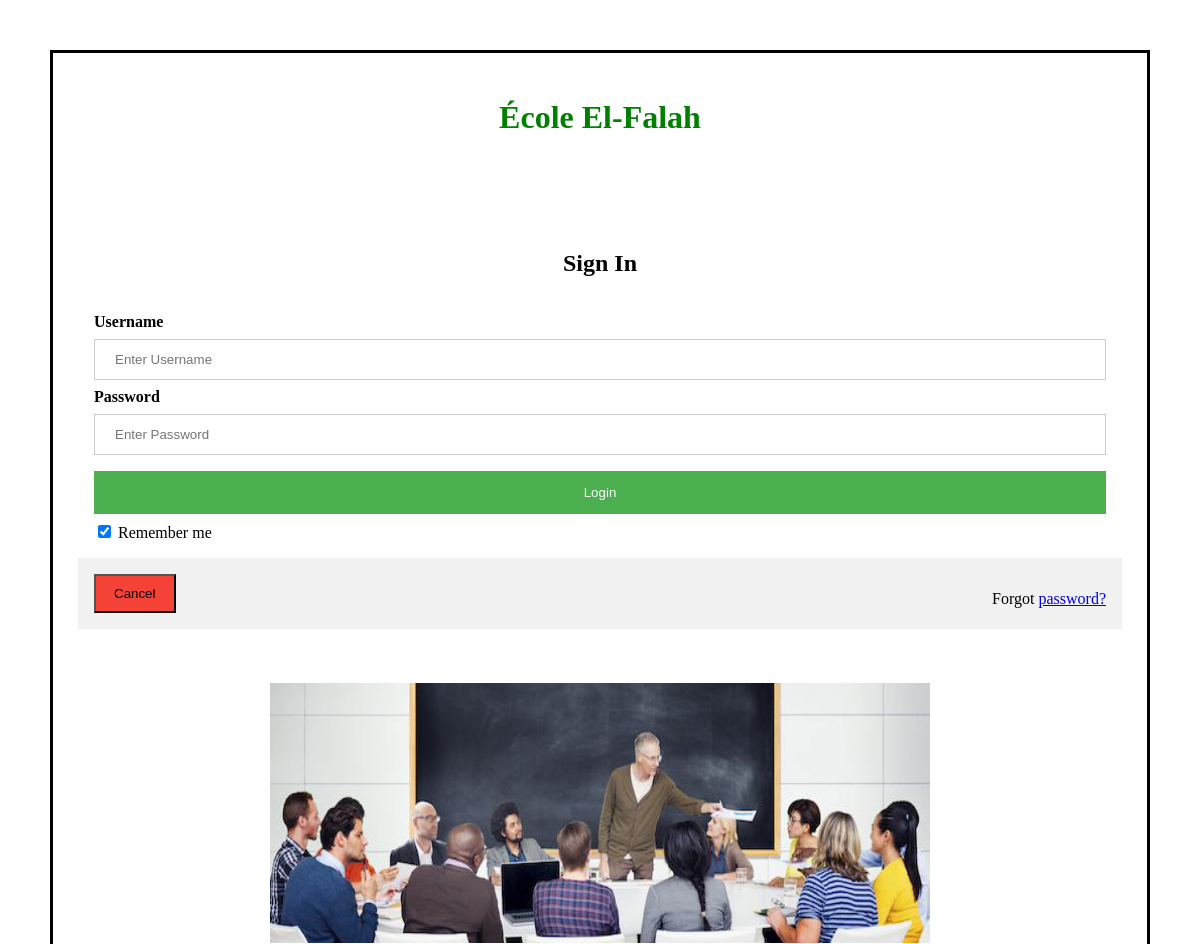
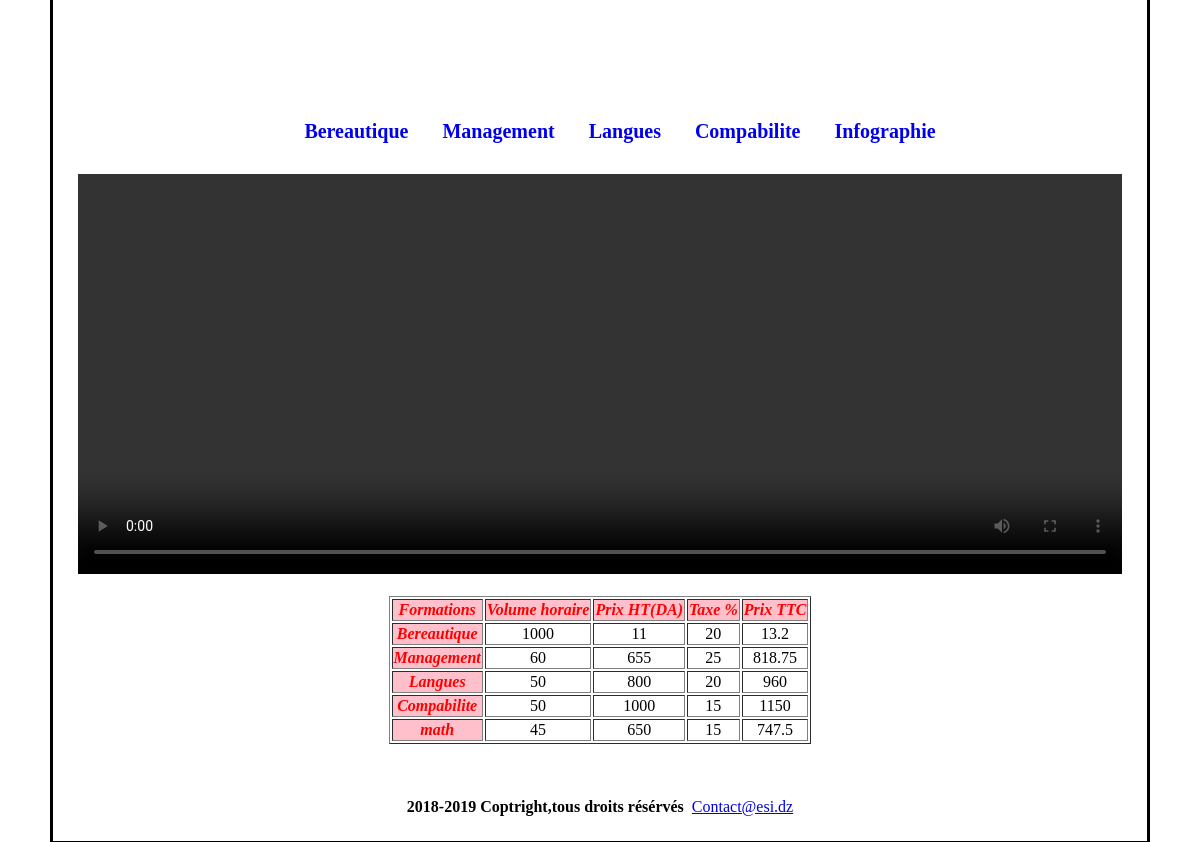
/project/sous-sites/3/6/index.php, run on the app's committed database (2 pictures, top to bottom).
### tables this page shows
CREATE TABLE `type_formation` (
  `st1` varchar(20) DEFAULT NULL,
  `st2` varchar(20) DEFAULT NULL,
  `ID` int(11) NOT NULL
);

CREATE TABLE `formations` (
  `Volume_horaire` int(11) DEFAULT NULL,
  `Prix` int(11) DEFAULT NULL,
  `Taxe` int(11) DEFAULT NULL,
  `Nom` varchar(20) DEFAULT NULL,
  `ID` int(11) NOT NULL,
  `IDD` int(11) NOT NULL,
  `id_categorie` int(11) NOT NULL,
  `id_ecole` varchar(20) NOT NULL
);

### project/sous-sites/3/6/index.php (the view, shortened to what this page needs)
<!DOCTYPE html>
<head>
<link href="View/public/css/external.css" rel="stylesheet" type="text/css" />
</head>
<?php
include("view/includes/variables.php");
include("config/connection.php");
$sql1="SELECT * FROM Type_formation";
$sql2="SELECT * FROM Formations";
$type_formation=$conn->query($sql1);
$formation=$conn->query($sql2);
function calculTTC($a,$b){
    return ($a*$b/100) +$a;
}
?>
<body>
<h1> <?php echo $titre_fr;?></h1></br>
<?php
if (!isset($_SESSION['user'])){
     echo "<h2 align =\"center\" > Sign In</h2>
     <form action='controller/login.php' method=\"post\">
   <div class=\"container\" >
     <label for=\"uname\"><b>Username</b></label>
     <input type=\"text\" placeholder=\"Enter Username\" name=\"uname\" required>
     <label for=\"psw\"><b>Password</b></label>
     <input type=\"password\" placeholder=\"Enter Password\" name=\"psw\" required>
     <button type=\"submit\" class=\"loginbtn\">Login</button>
     <label>
       <input type=\"checkbox\" checked=\"checked\" name=\"remember\"> Remember me
     </label>
   </div>
   <div class=\"container\" style=\"background-color:#f1f1f1\">
     <button type=\"button\" class=\"cancelbtn\">Cancel</button>
     <span class=\"psw\">Forgot <a href=\"#\">password?</a></span>
   </div>
 </form>";}
?>
<div class="diaporama">
    <div class="images">
    <?php echo $img0 ;?>
    </div>
</div>
<div align="center" class="menu header" id="myHeader">
<ul id="nav">
    <?php
    foreach ($type_formation as $row): ?>
    <li id="<?= $row['ID'] ?>" class="formation"><a class="lien"
                                                          href="#"> <?= $row['st1'] ?> </a>
    </li>
<?php endforeach; ?>
</ul>
</div>
<?php echo $video;?>
<table id ="my_table" border="1px" align="center">
    <thead>
    <tr>
    <th scope="col" >Formations</th>
    <th scope="col">Volume horaire</th>
    <th scope="col">Prix HT(DA)</th>
    <th scope="col">Taxe %</th>
    <th scope="col">Prix TTC</th>
    </tr>
    </thead>
    <tbody id="my-tab-index">
    <?php
    foreach ($formation as $formation_t): ?>
        <tr>
            <th id=<?= $formation_t['IDD'] ?>" scope="row"><?= $formation_t['Nom'] ?></th>
            <td id=<?= $formation_t['IDD'] ?>"><?= $formation_t['Volume_horaire'] ?></td>
            <td id=<?= $formation_t['IDD'] ?>"><?= $formation_t['Prix'] ?></td>
            <td id=<?= $formation_t['IDD'] ?>"><?= $formation_t ['Taxe'] ?></td>
            <td id=<?= $formation_t['IDD'] ?>"><?php echo calculTTC($formation_t['Prix'],$formation_t ['Taxe']) ;?></td>
        </tr>
    <?php endforeach; ?>
    </tbody>
    </table>&nbsp;&nbsp;&nbsp;
  <?php
include("view/includes/pied-page.php");
?>
</body>
</html>

### project/sous-sites/3/6/view/public/css/external.css (style rules this page uses)
table { align-content: center; justify-content: center; text-align: center; }
h1 { text-align: center; color:green; }
table tr th { background-color:pink; color:red; font-style: italic; }
body { border:3px black solid; margin: 50px; padding:25px; }
.formation { display: inline; margin: 10px; justify-content: center; align-content: center; }
.menu { justify-content: center; top: 0px; }
#nav li { display: inline-block; position: relative; }
#nav li a { display: block; padding: 5px; text-decoration: none; font-size: 20px; font-weight: bold; }
.diaporama { text-align: center; margin: 0px auto; background: black; width: 660px; height: 260px; overflow: hidden; position: relative; }
.images { margin: 0px auto; align-content: center; position: absolute; animation-duration: 20s; animation-iteration-count: infinite; animation-name: animation; background-color: black; }
input[type=text], input[type=password] { width: 100%; padding: 12px 20px; margin: 8px 0; display: inline-block; border: 1px solid #ccc; box-sizing: border-box; }
.loginbtn { background-color: #4CAF50; color: white; padding: 14px 20px; margin: 8px 0; border: none; cursor: pointer; width: 100%; }
.cancelbtn { width: auto; padding: 10px 18px; background-color: #f44336; }
.container { padding: 16px; }
span.psw { float: right; padding-top: 16px; }

### data on the page
type_formation: st1 "Bereautique"
type_formation: st1 "Management"
type_formation: st1 "Langues"
type_formation: st1 "Compabilite"
type_formation: st1 "Infographie"
formations: Nom "Bereautique", Volume_horaire "1000", Prix "11", Taxe "20", Prix+Taxe "13.2"
formations: Nom "Management", Volume_horaire "60", Prix "655", Taxe "25", Prix+Taxe "818.75"
formations: Nom "Langues", Volume_horaire "50", Prix "800", Taxe "20", Prix+Taxe "960"
formations: Nom "Compabilite", Volume_horaire "50", Prix "1000", Taxe "15", Prix+Taxe "1150"
formations: Nom "math", Volume_horaire "45", Prix "650", Taxe "15", Prix+Taxe "747.5"

### other printed values
$titre_fr "École El-Falah"
$d "2018-2019 Coptright,tous droits résérvés"
$contact "Contact@esi.dz"
